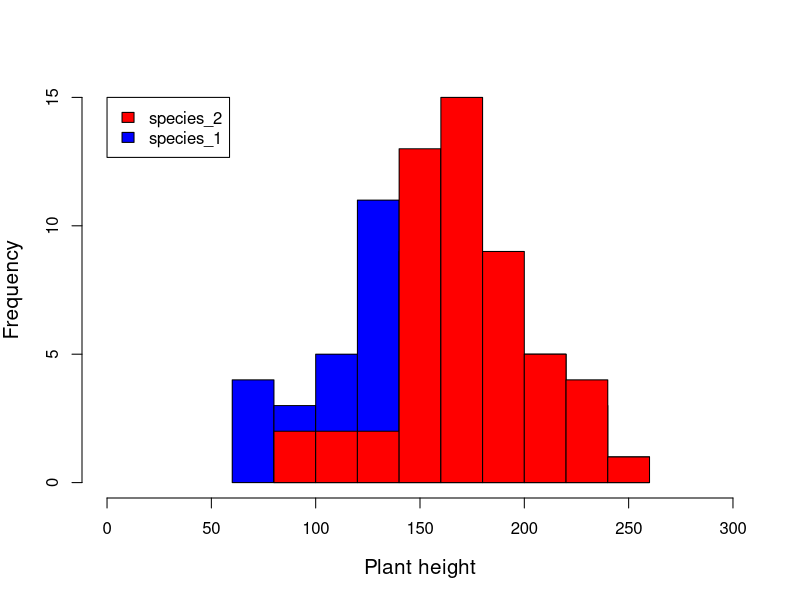
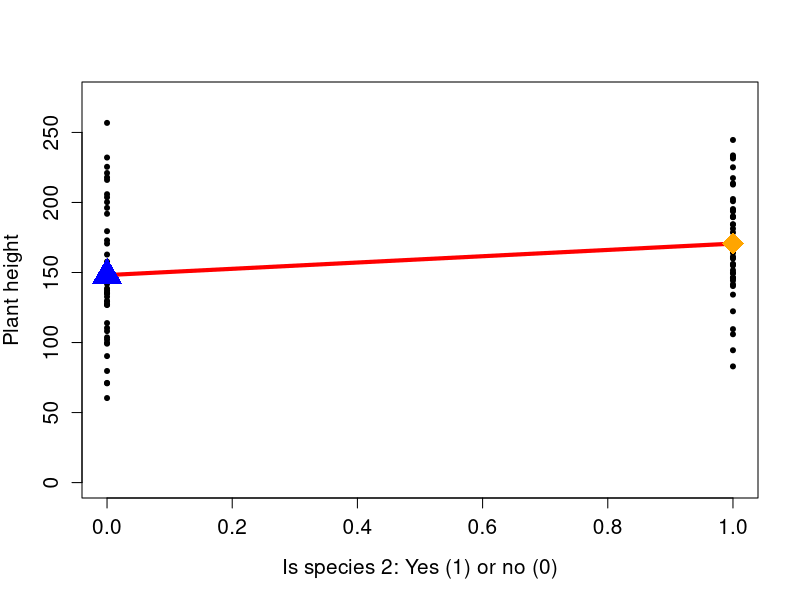

Write the R code that produced these figures, in order.
## ---- chunk 1
library(knitr);
## ---- chunk 2
species  <- c("species_1", "species_2");
sim_pval <- 0;
while(sim_pval > 0.05 | sim_pval < 0.001){
    species_eg  <- sample(x = species, size = 100, replace = TRUE);
    species1    <- as.numeric(species_eg == "species_1");
    species2    <- as.numeric(species_eg == "species_2");
    error       <- rnorm(n = 100, mean = 0, sd = 40);
    height      <- round(150 + (species2 * 20) + error, digits = 2);
    species_ID  <- as.factor(species_eg);
    plant_data  <- data.frame(height, species_ID);
    sim_mod     <- lm(plant_data$height ~ 1 + plant_data$species_ID);
    sim_pval    <- summary(sim_mod)$coefficients[2,4];
}
write.csv(plant_data, file = "two_discrete_x_values.csv", row.names = FALSE);
kable(plant_data[1:10,], align = "l");
## ---- chunk 3
species_1 <- plant_data$height[plant_data$species_ID == "species_1"];
## ---- chunk 4
print(species_1);
## ---- chunk 5
species_2 <- plant_data$height[plant_data$species_ID == "species_2"];
## ---- chunk 6
print(species_2);
## ---- chunk 7
hist(species_1, breaks = 10, col = "blue", xlim = c(0, 300), 
     main = "", xlab = "Plant height", cex.lab = 1.25, ylim = c(0, 15));
hist(species_2, breaks = 10, col = "red", add = TRUE)
legend(x = 0, y = 15, fill = c("red", "blue"), 
       legend = c("species_2", "species_1"));
## ---- chunk 8
t.test(species_1, species_2, var.equal = TRUE);
## ---- chunk 9
ttest1 <- t.test(species_1, species_2, var.equal = TRUE);
## ---- chunk 10
lmod1 <- lm(plant_data$height ~ 1 + plant_data$species_ID);
summary(lmod1);
## ---- chunk 11
is_species_2 <- as.numeric(species_ID == "species_2");
lm_table_eg <- data.frame(height, is_species_2);
kable(lm_table_eg[1:10,], align = "l");
## ---- chunk 12
plot(x = lm_table_eg$is_species_2, y = lm_table_eg$height, ylim = c(0, 275), 
     pch = 20, cex.axis = 1.25, cex.lab = 1.25, ylab = "Plant height",
     xlab = "Is species 2: Yes (1) or no (0)");
lines(x = c(0, 1), y = c(summary(lmod1)$coefficients[1,1], 
      summary(lmod1)$coefficients[1,1] + summary(lmod1)$coefficients[2,1]),
      col = "red", lwd = 4);
points(x = 0, y = summary(lmod1)$coefficients[1,1], pch = 17, col = "blue",
       cex = 3);
points(x = 1, y = summary(lmod1)$coefficients[1,1] + 
       summary(lmod1)$coefficients[2,1], pch = 18, col = "orange", cex = 3);
## ---- chunk 13
alt         <- runif(n = 100, min = -20, max = 200);
species     <- c("species_1", "species_2", "species_3");
species_eg  <- sample(x = species, size = 100, replace = TRUE);
species1    <- as.numeric(species_eg == "species_1");
species2    <- as.numeric(species_eg == "species_2");
species3    <- as.numeric(species_eg == "species_3");
error       <- rnorm(n = 100, mean = 0, sd = 40);
height      <- 400 + (species1 * 2) - alt + (0.1 * species1 * alt) + error;
species_ID  <- as.factor(species_eg);
plant_data  <- data.frame(height, species_ID, alt);
kable(head(plant_data), align = "l");
